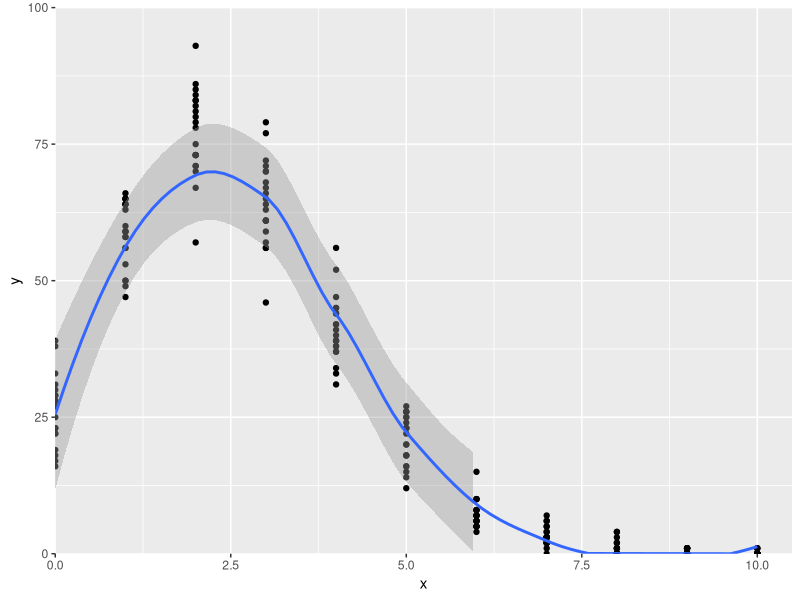

The R source for this figure:
library(ggplot2)

gen_pois <- function(){
  pois <- rpois(300,2.5)
  a <- c(0,0,0,0,0,0,0,0,0,0,0)
  b <- 0

  for(i in pois){
    if(i > 0){
      a[i] <- a[i] + 1
    }else{
      b <- b + 1
    }
  }

  c(b,a)
}

total_pois <- function(freq){
  total <- 0

  rep <- 0
  for(j in freq){
    total <- total + (j * rep)
    rep <- rep + 1
  }

  total
}

total_pois_4 <- function(freq){
  total_a4 <- 0
  rep <- 0
  for(k in freq){
    total_a4 <- total_a4 + (k * rep)
    if(rep < 4){
      rep <- rep + 1
    }
  }

  total_a4
}

e <- gen_pois()
total <- total_pois(e)
total_0 <- e[1]
total_4 <- sum(e[5:11])
total_a4 <- total_pois_4(e)

d <- data.frame(
  y = e,
  x = 0:(length(e) - 1)
)

p <- ggplot(d,aes(x,y)) +
  geom_point() +
  expand_limits(x=0,y=0) +
  scale_x_continuous(expand=c(0,0),limits=c(0,10.5)) +
  scale_y_continuous(expand=c(0,0),limits=c(0,100))

for(i in 1:20){ # repeats x times and draws to plot
  e = gen_pois()

  d2 <- data.frame(
    y = e,
    x = 0:(length(e) - 1)
  )

  total_a4 <- (total_a4 + total_pois_4(e)) / 2
  total_4 <- c(total_4, sum(e[5:11]))
  total_0 <- c(total_0, e[1])
  total <- (total + total_pois(e)) / 2
  d <- (d + d2) / 2
  p <- p + geom_point(data=d2)
}

p <- p + geom_smooth(data=d,method='loess')

total <- format(total,digits=4)
#total_0 <- format(total_0,digits=4)
#total_4 <- format(total_4,digits=4)
total_a4 <- format(total_a4,digits=4)

# summarise
print(paste('The predicted total number of colds is',total))
print(paste('The predicted total of families that get no colds is',median(total_0),'with an interquartile range of',quantile(total_0)[4]-quantile(total_0)[2]))
print(paste('The predicted total of families that get more than 4 colds is',median(total_4),'with an interquartile range of',quantile(total_4)[4]-quantile(total_4)[2]))
print(paste('The predicted total of colds, treating above 4 as 4, is',total_a4))

pdf(file='plot.pdf') # draw to plot
print(p)
dev.off()
